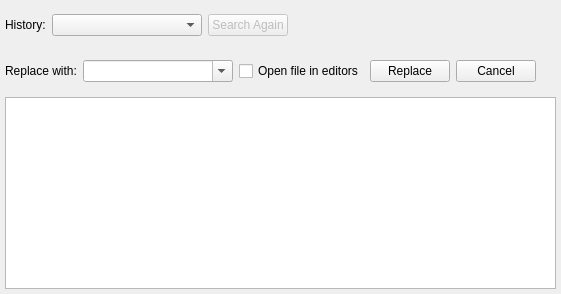
    <widget class="QWidget" name="tabSearch">
     <attribute name="title">
      <string>Search</string>
     </attribute>
     <layout class="QVBoxLayout" name="verticalLayout_4">
      <property name="leftMargin">
       <number>5</number>
      </property>
      <property name="topMargin">
       <number>5</number>
      </property>
      <property name="rightMargin">
       <number>5</number>
      </property>
      <property name="bottomMargin">
       <number>5</number>
      </property>
      <item>
       <widget class="QWidget" name="searchHistoryPanel" native="true">
        <layout class="QHBoxLayout" name="horizontalLayout_11">
         <property name="leftMargin">
          <number>0</number>
         </property>
         <property name="topMargin">
          <number>0</number>
         </property>
         <property name="rightMargin">
          <number>0</number>
         </property>
         <property name="bottomMargin">
          <number>0</number>
         </property>
         <item>
          <widget class="QLabel" name="label">
           <property name="sizePolicy">
            <sizepolicy hsizetype="Preferred" vsizetype="Preferred">
             <horstretch>0</horstretch>
             <verstretch>0</verstretch>
            </sizepolicy>
           </property>
           <property name="text">
            <string>History:</string>
           </property>
          </widget>
         </item>
         <item>
          <widget class="QComboBox" name="cbSearchHistory">
           <property name="sizePolicy">
            <sizepolicy hsizetype="Preferred" vsizetype="Fixed">
             <horstretch>0</horstretch>
             <verstretch>0</verstretch>
            </sizepolicy>
           </property>
           <property name="minimumSize">
            <size>
             <width>150</width>
             <height>0</height>
            </size>
           </property>
           <property name="sizeAdjustPolicy">
            <enum>QComboBox::AdjustToContents</enum>
           </property>
          </widget>
         </item>
         <item>
          <widget class="QPushButton" name="btnSearchAgain">
           <property name="enabled">
            <bool>false</bool>
           </property>
           <property name="sizePolicy">
            <sizepolicy hsizetype="Preferred" vsizetype="Fixed">
             <horstretch>0</horstretch>
             <verstretch>0</verstretch>
            </sizepolicy>
           </property>
           <property name="text">
            <string>Search Again</string>
           </property>
          </widget>
         </item>
         <item>
          <spacer name="horizontalSpacer">
           <property name="orientation">
            <enum>Qt::Horizontal</enum>
           </property>
           <property name="sizeHint" stdset="0">
            <size>
             <width>20</width>
             <height>40</height>
            </size>
           </property>
          </spacer>
         </item>
        </layout>
       </widget>
      </item>
      <item>
       <widget class="QWidget" name="replacePanel" native="true">
        <layout class="QHBoxLayout" name="horizontalLayout_12">
         <property name="leftMargin">
          <number>0</number>
         </property>
         <property name="topMargin">
          <number>0</number>
         </property>
         <property name="rightMargin">
          <number>0</number>
         </property>
         <property name="bottomMargin">
          <number>0</number>
         </property>
         <item>
          <widget class="QLabel" name="label_2">
           <property name="text">
            <string>Replace with:</string>
           </property>
          </widget>
         </item>
         <item>
          <widget class="QComboBox" name="cbReplaceInHistory">
           <property name="minimumSize">
            <size>
             <width>150</width>
             <height>0</height>
            </size>
           </property>
           <property name="editable">
            <bool>true</bool>
           </property>
           <property name="insertPolicy">
            <enum>QComboBox::NoInsert</enum>
           </property>
           <property name="sizeAdjustPolicy">
            <enum>QComboBox::AdjustToContents</enum>
           </property>
          </widget>
         </item>
         <item>
          <widget class="QCheckBox" name="chkOpenFileInEditors">
           <property name="text">
            <string>Open file in editors</string>
           </property>
          </widget>
         </item>
         <item>
          <widget class="QPushButton" name="btnReplace">
           <property name="text">
            <string>Replace</string>
           </property>
          </widget>
         </item>
         <item>
          <widget class="QPushButton" name="btnCancelReplace">
           <property name="text">
            <string>Cancel</string>
           </property>
          </widget>
         </item>
         <item>
          <spacer name="horizontalSpacer_2">
           <property name="orientation">
            <enum>Qt::Horizontal</enum>
           </property>
           <property name="sizeHint" stdset="0">
            <size>
             <width>20</width>
             <height>40</height>
            </size>
           </property>
          </spacer>
         </item>
        </layout>
       </widget>
      </item>
      <item>
       <widget class="QTreeView" name="searchView">
        <attribute name="headerVisible">
         <bool>false</bool>
        </attribute>
       </widget>
      </item>
     </layout>
    </widget>
